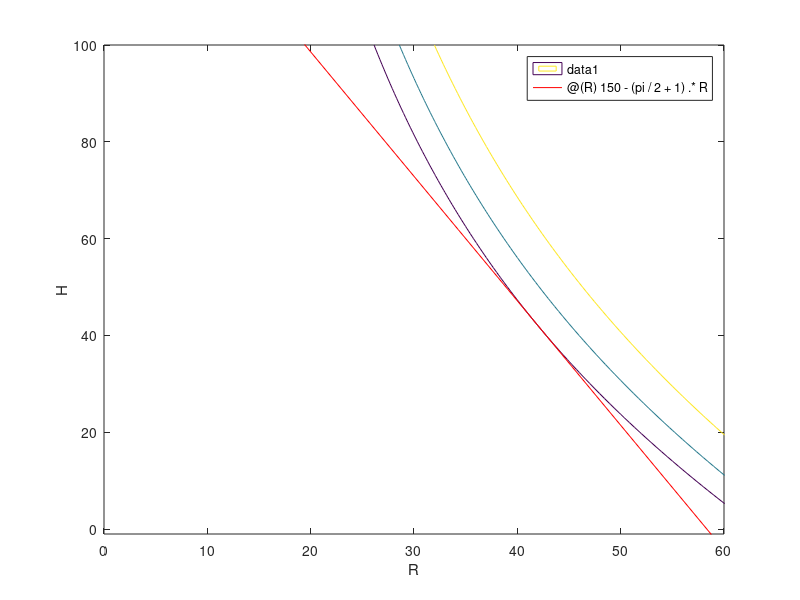

Source code (MATLAB): (Note: this script raises an error after producing the figure.)
clc; clear;

% PART A

f = @(R, H) 2.*R.*H + (pi/2).*R.^2;
c = @(R, H) 2.*(H + R) + pi.*R - 300;
h = @(R) 150 - (pi / 2 + 1) .* R;

[R,H] = meshgrid(-100:1:100, -100:1:100);
Z = f(R, H);

% h = surf(R,H,Z);
% set(h,'LineStyle','none');
% print(gcf,'foo.png','-dpng','-r300');

contour(R(100:end, 100:end),H(100:end, 100:end),Z(100:end, 100:end), [6300 7000 8000])
xlabel("R"); ylabel("H");
hold on
fplot(h, [0 60], "Color","red")


% PART B

R = 0 + (60-0)*rand(1,100000);
H = h(R);
Z = f(R, H);
[M,I] = max(Z);
R(I)
H(I)

% PART c

c = @(R, H) 2.*(H + R) + pi.*R - 300;

% constraint
con = @(x)deal(c(x(1), x(2)), []);

[x, fval] = fmincon(@(x) -f(x(1), x(2)), [1, 1], [], [], [], [], [0, 0], [100, 100], con);

%results
x
